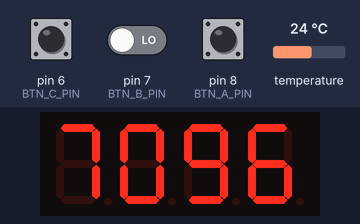
This program was run on a simulated Arduino Nano, built with avr-gcc and run on an emulated ATmega328P. On the bench: 4-digit seven-segment display. Inputs (shaded band) come from the test bench; at power-on: pin 8 (BTN_A_PIN) LOW, pin 6 (BTN_C_PIN) LOW, pin 7 (BTN_B_PIN) LOW, temperature 24 °C. EEPROM starts erased; what the program prints to the serial monitor is not drawn.

Above: at 2.4 s.
2.5 s: pin 8 (BTN_A_PIN) pulled HIGH for 3.2 s
At 5.2 s:
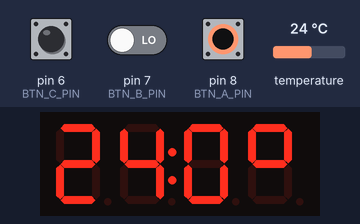
7.2 s: pin 8 (BTN_A_PIN) pulled HIGH for 0.15 s
At 8.3 s:
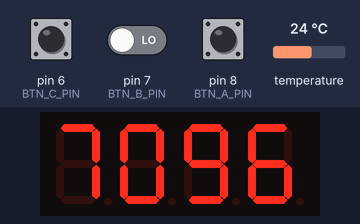
8.8 s: pin 6 (BTN_C_PIN) pulled HIGH for 0.15 s
11.0 s: pin 6 (BTN_C_PIN) driven HIGH and pin 7 (BTN_B_PIN) driven HIGH and pin 8 (BTN_A_PIN) driven HIGH
At 13.2 s:
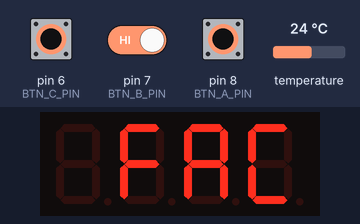
14.0 s: pin 6 (BTN_C_PIN) pulsed LOW 5 times (0.12 s each, 0.3 s apart)
At 17.7 s:
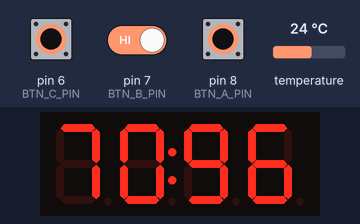
Timing chart, 0 to 19.2 s (numbered marks = the images above; inputs shaded):
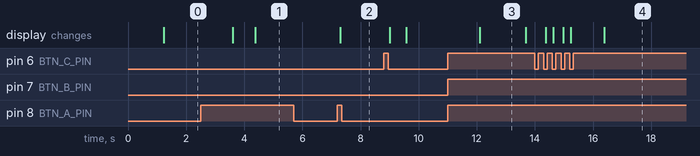

The program:

main.cpp
```cpp
#include <Arduino.h>
#include "buttons.h"
#include "display.h"
#include "temperature.h"
#include "desk.h"
#include "memory.h"
#include "state.h"
#include "sleep.h"

/**
 * Time after which controller goes to sleep.
 */
const uint16_t SLEEP_AFTER_S = 15;

unsigned long lastActivityTime = 0;

/**
 * The list of all program states.
 * It's a classic enum, because we want to avoid type errors.
 * ("states.h" doesn't know what states we'll have in the app)
 */
enum S: StateIdentifier {
    MAIN,
    AUTO_MOVE,
    MANUAL_MOVE,
    PRESET_CHOICE,
    PRESET_SAVE,
    FACTORY_RESET,
    TEMPERATURE,
    SLEEP,
};


// Each state requring data persistant across updates has it's own object.

struct {
    uint8_t preset = 0;
    uint16_t targetHeight = 0;
    bool forceStop = false;
    uint8_t finishedCount = 0;
} autoMoveData;

struct {
    uint8_t frame;
} infoStateData;

struct {
    uint8_t preset = 0;
} presetSaveData;

/**
 * Here we define how each state is initialized and handled in loop.
 */
const State states[] = {
    State {
        S::MAIN,
        []() {
            clearDisplayBuffer();
            drawIntegerInDisplayBuffer(getDeskHeight());
            sendBufferToDisplay();
        },
        [](StateChanger& changeState) {
            if (BTN_A.wasUnpressed()) {
                autoMoveData.preset = 0;
                return changeState(S::AUTO_MOVE);
            }
            if (BTN_B.wasUnpressed()) {
                autoMoveData.preset = 1;
                return changeState(S::AUTO_MOVE);
            }
            if (BTN_C.wasUnpressed()) {
                autoMoveData.preset = 2;
                return changeState(S::AUTO_MOVE);
            }

            if (!BTN_A.isPressed() && (BTN_B.wasHeld() || BTN_C.wasHeld())) {
                return changeState(S::MANUAL_MOVE, false);
            }

            if (BTN_A.wasHeld()) {
                if (BTN_B.isPressed() && BTN_C.isPressed()) {
                    return changeState(S::FACTORY_RESET);
                }

                return changeState(S::TEMPERATURE);
            }
        },
    },
    State {
        S::AUTO_MOVE,
        []() {
            autoMoveData.targetHeight = readPreset(autoMoveData.preset);
            autoMoveData.forceStop = false;
            autoMoveData.finishedCount = 0;
        },
        [](StateChanger& changeState) {
            clearDisplayBuffer();
            drawIntegerInDisplayBuffer(getDeskHeight());
            setColonInDisplayBuffer(true);
            sendBufferToDisplay();

            if (BTN_A.wasPressed() || BTN_B.wasPressed() || BTN_C.wasPressed()) {
                autoMoveData.forceStop = true;
            }

            // stops motors like if a button on the original controller was unpressed
            if (autoMoveData.forceStop) {
                if (!isDeskMoving()) {
                    return changeState(S::MAIN);
                }
                manualMoveLoop(ManualCommand::NONE);
            } else {
                // exit when "finished" reported 3 times
                if (!isDeskMoving() && ++autoMoveData.finishedCount > 3) {
                    return changeState(S::MAIN);
                }
                autoMoveLoop(autoMoveData.targetHeight);
            }
        },
    },
    State {
        S::MANUAL_MOVE,
        []() {},
        [](StateChanger& changeState) {
            clearDisplayBuffer();
            drawIntegerInDisplayBuffer(getDeskHeight());
            setColonInDisplayBuffer(true);
            sendBufferToDisplay();

            // change state only if desk is not moving
            if (!isDeskMoving()) {
                if (BTN_A.wasUnpressed()) {
                    return changeState(S::MAIN);
                }

                if (BTN_A.wasHeld()) {
                    return changeState(S::PRESET_CHOICE);
                }
            }

            if (!BTN_A.isPressed() && BTN_B.isPressed()  && !BTN_C.isPressed()) {
                manualMoveLoop(ManualCommand::DOWN);
            }
            else if (!BTN_A.isPressed() && !BTN_B.isPressed() && BTN_C.isPressed()) {
                manualMoveLoop(ManualCommand::UP);
            }
            else {
                manualMoveLoop(ManualCommand::NONE);
            }
        },
    },
    State {
        S::PRESET_CHOICE,
        []() {
            clearDisplayBuffer();
            drawIntegerInDisplayBuffer(123);
            displayBuffer[0] = CHAR_BARS;
            sendBufferToDisplay();
        },
        [](StateChanger& changeState) {
            if (BTN_A.wasUnpressed()) {
                presetSaveData.preset = 0;
                return changeState(S::PRESET_SAVE);
            }
            if (BTN_B.wasUnpressed()) {
                presetSaveData.preset = 1;
                return changeState(S::PRESET_SAVE);
            }
            if (BTN_C.wasUnpressed()) {
                presetSaveData.preset = 2;
                return changeState(S::PRESET_SAVE);
            }

            if (BTN_A.wasHeld() || BTN_B.wasHeld() || BTN_C.wasHeld()) {
                return changeState(S::MANUAL_MOVE);
            }
        },
    },
    State {
        S::PRESET_SAVE,
        []() {
            infoStateData.frame = 0;

            savePreset(presetSaveData.preset, getDeskArbitraryHeight());

            clearDisplayBuffer();
            displayBuffer[presetSaveData.preset + 1] = NUMBERS[presetSaveData.preset + 1];
            sendBufferToDisplay();
        },
        [](StateChanger& changeState) {
            if (++infoStateData.frame > 30) {
                return changeState(S::MAIN);
            }
        },
    },
    State {
        S::FACTORY_RESET,
        []() {
            infoStateData.frame = 0;

            savePreset(0, 400);
            savePreset(1, 6000);
            savePreset(2, 7000);

            clearDisplayBuffer();
            displayBuffer[0] = EMPTY;
            displayBuffer[1] = CHAR_F;
            displayBuffer[2] = CHAR_A;
            displayBuffer[3] = CHAR_C;
            sendBufferToDisplay();
        },
        [](StateChanger& changeState) {
            if (++infoStateData.frame > 30) {
                return changeState(S::MAIN);
            }
        },
    },
    State {
        S::TEMPERATURE,
        []() {
            // clear display
            clearDisplayBuffer();
            sendBufferToDisplay();

            // read temperature, round to 0.1
            float temp10 = getTemperature() * 10.0;
            float tempRounded = round(temp10) / 10.0;

            // display temperature, put ° symbol on 0.01 place
            drawFloatInDisplayBuffer(tempRounded);
            displayBuffer[3] = CHAR_DEGREE;
            sendBufferToDisplay();
        },
        [](StateChanger& changeState) {
            if (BTN_A.wasPressed() || BTN_B.wasPressed() || BTN_C.wasPressed()) {
                return changeState(S::MAIN);
            }
        },
    },
    State {
        S::SLEEP,
        []() {
            clearDisplayBuffer();
            sendBufferToDisplay();
        },
        [](StateChanger& changeState) {
            sleep();
            lastActivityTime = millis();
            return changeState(S::MAIN);
        },
    },
};

/**
 * Returns pointer to state given state id.
 */
const State *findState(StateIdentifier id) {
    for (const State& state: states) {
        if (state.id == id) {
            return &state;
        }
    }
    return nullptr;
}

const State *currentState;


/**
 * Disable unused peripherals, initialize all modules, start the state machine.
 */
void setup() {
    // http://www.fiz-ix.com/2012/11/save-power-by-disabling-arduino-peripherals/
    // please comment out the following 3 lines if you need analog pins
    ADCSRA = ADCSRA & B01111111;
    ACSR = B10000000;
    DIDR0 = DIDR0 | B00111111;

    setupSleep();
    setupButtons();
    setupDisplay();
    setupTemperature();
    setupDesk();

    forgetButtons();
    currentState = findState(S::MAIN);
    currentState->initialize();
}

/**
 * Handle current state, change state if requested, read buttons, check sleep condition.
 * Repeat every 50ms ===FOREVER=== 😱.
 */
void loop() {

    StateChanger changer;
    currentState->handle(changer);
    delay(50);

    if (changer.wasChanged()) {
        const State* newState = findState(changer.newState());
        if (newState) {
            if (changer.wereButtonsForgotten()) {
                forgetButtons();
            }
            currentState = newState;
            currentState->initialize();
        }
    }

    updateButtons();

    // check if controller should go to sleep
    unsigned long now = millis();

    if (isDeskMoving() || BTN_A.isPressed() || BTN_B.isPressed() || BTN_C.isPressed()) {
        lastActivityTime = now;
    } else {
        if (lastActivityTime > now) {
            lastActivityTime = 0;
        }
        if (now - lastActivityTime >= SLEEP_AFTER_S * 1000UL) {
            const State *sleepState = findState(S::SLEEP);
            if (sleepState) {
                currentState = sleepState;
                currentState->initialize();
            }
        }
    }
}
```

buttons.h
```cpp
#pragma once
#include <inttypes.h>

class Button {
    private:
        uint8_t pin;
        unsigned long riseTime;
        bool oldPressed : 1;
        bool newPressed : 1;
        bool forgotten : 1;

    public:
        /**
         * Construct a button, force contructor call.
         */
        explicit Button(uint8_t pin);

        /**
         * Is the button being held right now?
         */
        bool isPressed() const;

        /**
         * Has the button just been pressed?
         */
        bool wasPressed() const;

        /**
         * Has someone just let his finger off the button?
         */
        bool wasUnpressed() const;

        /**
         * Has the button been held for that long?
         */
        bool wasHeld(unsigned long ms = 1000) const;

        /**
         * Initialize the button.
         */
        void setup();

        /**
         * Read the state of the button and update it accordingly.
         */
        void update();

        /**
         * Pretend that the button is not pressed until it gets pressed again.
         * Super useful if you don't want to carry old actions to new state.
         */
        void forget();
};

// A B C pins

const uint8_t BTN_A_PIN = 8;
const uint8_t BTN_B_PIN = 7;
const uint8_t BTN_C_PIN = 6;

// const references to A B C buttons

extern const Button& BTN_A;
extern const Button& BTN_B;
extern const Button& BTN_C;

/**
 * Sets up all buttons.
 */
void setupButtons();

/**
 * Updates all buttons.
 */
void updateButtons();

/**
 * Forgets all buttons.
 */
void forgetButtons();
```

desk.h
```cpp
#pragma once
#include <Arduino.h>

/**
 * Pin for LIN transmitting.
 */
const int TX_PIN = PIN1;

/**
 * Pin for LIN receiving.
 */
const int RX_PIN = PIN0;

/**
 * User command in manual movement mode.
 */
enum class ManualCommand: uint8_t {
    NONE,
    UP,
    DOWN,
};

/**
 * Initializes the desk.
 */
void setupDesk();

/**
 * Returns desks height in mm.
 */
uint16_t getDeskHeight();

/**
 * Returns Bekant position value in internal units.
 */
uint16_t getDeskArbitraryHeight();

/**
 * Communicates with desk motors to handle up/down commands.
 * Call this function every 25-150ms to achieve smooth movement.
 */
void manualMoveLoop(ManualCommand command);

/**
 * Communicates with desk motors to reach certain height.
 * Call this function every 25-150ms to achieve smooth movement.
 */
void autoMoveLoop(uint16_t targetHeight);

/**
 * Whether desk has stopped.
 */
bool isDeskMoving();
```

display.h
```cpp
#pragma once
#include <inttypes.h>
#include <Arduino.h>
#include <TM1637Display.h>

/**
 * CLK pin number.
 */
const uint8_t CLK = PIN5;

/**
 * DIO pi number.
 */
const uint8_t DIO = PIN4;

/**
 * Brightness of the display 0-7.
 */
const uint8_t BRIGHTNESS = 1;

/**
 * Display buffer holding 4 segments.
 */
extern uint8_t displayBuffer[4];

/**
 * Empty segment.
 */
const uint8_t EMPTY = 0;

/**
 * Segments representing digits 0-9.
 */
const uint8_t NUMBERS[10] = {
    SEG_A | SEG_B | SEG_C | SEG_D | SEG_E | SEG_F,         // 0
            SEG_B | SEG_C,                                 // 1
    SEG_A | SEG_B |         SEG_D | SEG_E |         SEG_G, // 2
    SEG_A | SEG_B | SEG_C | SEG_D |                 SEG_G, // 3
            SEG_B | SEG_C |                 SEG_F | SEG_G, // 4
    SEG_A |         SEG_C | SEG_D |         SEG_F | SEG_G, // 5
    SEG_A |         SEG_C | SEG_D | SEG_E | SEG_F | SEG_G, // 6
    SEG_A | SEG_B | SEG_C,                                 // 7
    SEG_A | SEG_B | SEG_C | SEG_D | SEG_E | SEG_F | SEG_G, // 8
    SEG_A | SEG_B | SEG_C | SEG_D |         SEG_F | SEG_G, // 9
};

/**
 * Letter-like segments.
 */
const uint8_t CHAR_A = SEG_A | SEG_B | SEG_C |         SEG_E | SEG_F | SEG_G;
const uint8_t CHAR_b =                 SEG_C | SEG_D | SEG_E | SEG_F | SEG_G;
const uint8_t CHAR_c =                         SEG_D | SEG_E |         SEG_G;
const uint8_t CHAR_C = SEG_A |                 SEG_D | SEG_E | SEG_F;
const uint8_t CHAR_d =         SEG_B | SEG_C | SEG_D | SEG_E |         SEG_G;
const uint8_t CHAR_E = SEG_A |                 SEG_D | SEG_E | SEG_F | SEG_G;
const uint8_t CHAR_F = SEG_A |                         SEG_E | SEG_F | SEG_G;
const uint8_t CHAR_G = SEG_A |         SEG_C | SEG_D | SEG_E | SEG_F;
const uint8_t CHAR_h =                 SEG_C |         SEG_E | SEG_F | SEG_G;
const uint8_t CHAR_H =         SEG_B | SEG_C |         SEG_E | SEG_F | SEG_G;
const uint8_t CHAR_J =         SEG_B | SEG_C | SEG_D;
const uint8_t CHAR_L =         SEG_B | SEG_C | SEG_D;
const uint8_t CHAR_o =                 SEG_C | SEG_D | SEG_E |         SEG_G;
const uint8_t CHAR_O = SEG_A | SEG_B | SEG_C | SEG_D | SEG_E | SEG_F;
const uint8_t CHAR_P = SEG_A | SEG_B |                 SEG_E | SEG_F | SEG_G;
const uint8_t CHAR_r =                                 SEG_E |         SEG_G;
const uint8_t CHAR_S = SEG_A |         SEG_C | SEG_D |         SEG_F | SEG_G;
const uint8_t CHAR_u =                 SEG_C | SEG_D | SEG_E;
const uint8_t CHAR_U =         SEG_B | SEG_C | SEG_D | SEG_E | SEG_F;

/**
 * Additional symbol segments.
 */
const uint8_t CHAR_DEGREE = SEG_A | SEG_B | SEG_F | SEG_G;
const uint8_t CHAR_BARS   = SEG_A | SEG_D | SEG_G;

/**
 * Sets up 4-digit 7-segment display.
 */
void setupDisplay();

/**
 * Fills render buffer with empty characters.
 */
void clearDisplayBuffer();

/**
 * Controls ":" in display buffer.
 */
void setColonInDisplayBuffer(bool on);

/**
 * Draws a positive integer between 0 and 9999 in the display buffer.
 */
void drawIntegerInDisplayBuffer(unsigned int number);

/**
 * Draws a floating point number between 0 and 99.99 in the display buffer.
 */
void drawFloatInDisplayBuffer(float number);

/**
 * Sends what's in the display buffer to the display.
 */
void sendBufferToDisplay();
```

memory.h
```cpp
#pragma once
#include <inttypes.h>

/**
 * The address of presets data in EEPROM.
 */
const uint16_t PRESET_ADDRESS_OFFSET = 0;

/**
 * Saves 16-bit height value into preset storage.
 */
void savePreset(uint8_t presetNumber, uint16_t height);

/**
 * Reads 16-bit height value from persistent storage.
 */
uint16_t readPreset(uint8_t presetNumber);
```

sleep.h
```cpp
#include <Arduino.h>

/**
 * Shorting this pin to ground will wake up Arduino.
 */
const uint8_t WAKE_PIN = PIN2;

/**
 * Sets up wke pin.
 */
void setupSleep();

/**
 * Puts Arduino into sleep mode.
 */
void sleep();
```

state.h
```cpp
#include <inttypes.h>

/**
 * Type used as state identifier.
 */
using StateIdentifier = uint8_t;

/**
 * State initializer = void function, takes no arguments.
 */
using StateInitializer = void (*)();

/**
 * Functor which allows changing state inside state handlers.
 */
class StateChanger {
    private:
        StateIdentifier state;
        bool changed: 1;
        bool forgetButtons: 1;

    public:
        StateChanger();
        bool wasChanged() const;
        bool wereButtonsForgotten() const;
        StateIdentifier newState() const;

        /**
         * You can request state change (and button reset) by calling StateChanger instance.
         */
        void operator()(StateIdentifier state, bool forgetButtons = true);
};

/**
 * State handler = void function, takes reference to StateChanger.
 */
using StateHandler = void (*)(StateChanger& changeState);

/**
 * Full state object.
 */
struct State {
    StateIdentifier id;
    StateInitializer initialize;
    StateHandler handle;
};
```

temperature.h
```cpp
#pragma once
#include <inttypes.h>

/**
 * Temperature sensor pin.
 */
const uint8_t TEMP_PIN = 9;

/**
 * Dallas sensors have unique identifiers.
 * Replace TEMP_SENSOR_ADDRESS with your sensor's id or comment out this define.
 */
#define USE_TEMP_SENSOR_ADDRESS
#ifdef USE_TEMP_SENSOR_ADDRESS
    /**
     * Address of the temperature sensor.
     */
    const uint8_t TEMP_SENSOR_ADDRESS[8] = { 0x28, 0xff, 0x25, 0x55, 0x31, 0x18, 0x02, 0x68 };
#endif

/**
 * Defines precision of the temperature measurement.
 * (more bits - more precision - longer read)
 *
 * resolution  increment  time
 * --------------------------------
 *  9 bit      0.5℃       93.75 ms
 * 10 bit      0.25℃     187.5 ms
 * 11 bit      0.125℃    375 ms
 * 12 bit      0.0625℃   750 ms
 */
const uint8_t RESOLUTION = 12;

/**
 * Sets up temperature sensor.
 */
void setupTemperature();

/**
 * Reads temperature in ℃.
 */
float getTemperature();
```

memory.cpp
```cpp
#include <memory.h>
#include <EEPROM.h>

///////////////////////////// public

void savePreset(uint8_t presetNumber, uint16_t height) {
    uint8_t b1 = height >> 8;
    uint8_t b2 = height;
    EEPROM.write(PRESET_ADDRESS_OFFSET + presetNumber * 2, b1);
    EEPROM.write(PRESET_ADDRESS_OFFSET + presetNumber * 2 + 1, b2);
}

uint16_t readPreset(uint8_t presetNumber) {
    uint8_t b1 = EEPROM.read(PRESET_ADDRESS_OFFSET + presetNumber * 2);
    uint8_t b2 = EEPROM.read(PRESET_ADDRESS_OFFSET + presetNumber * 2 + 1);
    return (b1 << 8) + b2;
}
```

Source omitted: buttons.cpp (1772 bytes), desk.cpp (11978 bytes), display.cpp (1769 bytes), state.cpp (542 bytes), temperature.cpp (604 bytes)

Measured:
- after the input at 2.5 s, the display: first changes after 1.1 s (image 1 shows a later state)
- after the input at 7.2 s, the display: changes after 0.11 s (image 2)
- after the input at 11.0 s, the display: changes after 1.1 s (image 3)
- after the input at 14.0 s, the display: changes after 0.38 s (image 4)
- what the display in image 3 shows lasts 1.6 s, from 12.1 s to 13.7 s
